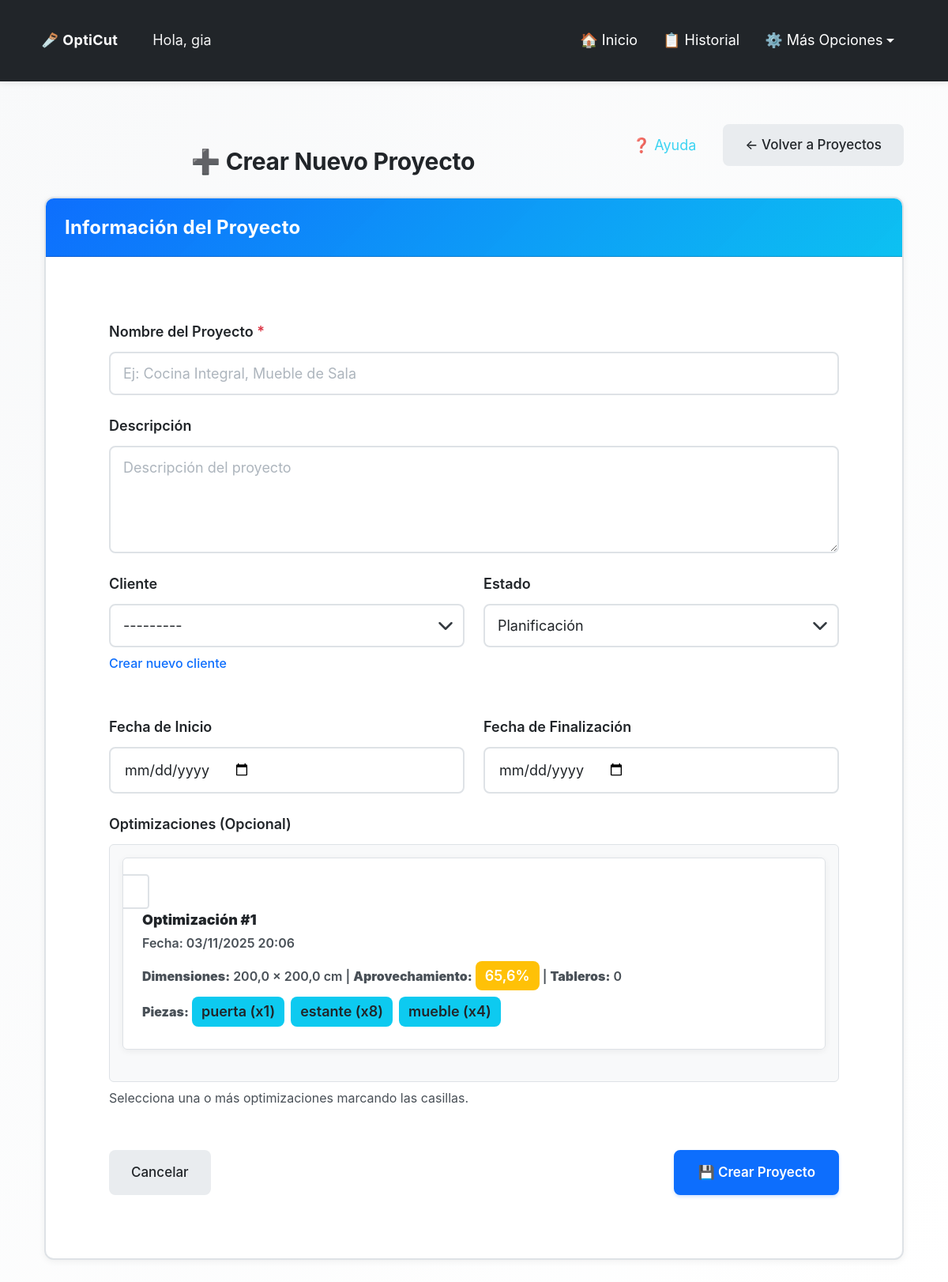
The app's page /opticut/proyectos/crear/ (signed in) with its own data.
### opticut/models.py (models this page shows, shortened)
class Optimizacion(models.Model):
    UNIDADES_CHOICES = [
        ('cm', 'Centímetros (cm)'),
        ('m', 'Metros (m)'),
        ('in', 'Pulgadas (in)'),
        ('ft', 'Pies (ft)'),
    ]
    usuario = models.ForeignKey(User, on_delete=models.CASCADE)
    fecha = models.DateTimeField(auto_now_add=True)
    ancho_tablero = models.FloatField()  # Siempre guardado en cm (permite decimales)
    alto_tablero = models.FloatField()  # Siempre guardado en cm (permite decimales)
    unidad_medida = models.CharField(max_length=2, choices=UNIDADES_CHOICES, default='cm',
                                     help_text="Unidad de medida usada por el usuario")
    piezas = models.TextField(help_text="Listado de piezas en formato ancho,alto,cantidad")
    imagen = models.ImageField(upload_to='optimizaciones/', null=True, blank=True)
    pdf = models.FileField(upload_to='pdfs/', null=True, blank=True)
    aprovechamiento_total = models.FloatField(default=0)
    favorito = models.BooleanField(default=False)
    permitir_rotacion = models.BooleanField(default=True, help_text="Permitir rotación automática de piezas 90°")
    margen_corte = models.FloatField(default=0.3, help_text="Margen de corte (kerf) en cm (guardado internamente). El valor se ingresa en mm.")
    material = models.ForeignKey(
        Material,
        on_delete=models.SET_NULL,
        null=True,
        blank=True,
        help_text="Material/tablero utilizado (opcional)"
    )
    precio_tablero = models.DecimalField(
        max_digits=10,
        decimal_places=2,
        null=True,
        blank=True,
        help_text="Precio por tablero usado en esta optimización"
    )
    mano_obra = models.DecimalField(
        max_digits=10,
        decimal_places=2,
        default=Decimal('0.00'),
        help_text="Costo de mano de obra (opcional)"
    )
    num_tableros = models.IntegerField(
        default=0,
        help_text="Número de tableros utilizados (calculado automáticamente)"
    )
    cliente = models.ForeignKey(
        'Cliente',
        on_delete=models.SET_NULL,
        null=True,
        blank=True,
        help_text="Cliente asociado a esta optimización (opcional)"
    )
    proyecto = models.ForeignKey(
        'Proyecto',
        on_delete=models.SET_NULL,
        null=True,
        blank=True,
        help_text="Proyecto al que pertenece esta optimización (opcional)"
    )

### opticut/views.py (the view)
# urls.py: path('proyectos/crear/', views.crear_proyecto, name='crear_proyecto'),
@login_required
@requiere_permiso('puede_crear_proyectos')
def crear_proyecto(request):
    if request.method == "POST":
        form = ProyectoForm(request.POST, user=request.user)
        if form.is_valid():
            proyecto = form.save(commit=False)
            proyecto.usuario = request.user
            proyecto.save()
            optimizaciones_seleccionadas = form.cleaned_data.get('optimizaciones', [])
            if optimizaciones_seleccionadas:
                optimizaciones_ids = [opt.pk for opt in optimizaciones_seleccionadas]
                optimizaciones_validas = Optimizacion.objects.filter(
                    pk__in=optimizaciones_ids,
                    usuario=request.user
                )
                optimizaciones_validas.update(proyecto=proyecto)
                num_optimizaciones = optimizaciones_validas.count()
                mensaje_proyecto = f'Se ha creado el proyecto "{proyecto.nombre}" exitosamente con {num_optimizaciones} optimización(es) asociada(s).'
            else:
                mensaje_proyecto = f'Se ha creado el proyecto "{proyecto.nombre}" exitosamente.'
            enviar_notificacion(
                request,
                'proyecto_creado',
                'Proyecto Creado',
                mensaje_proyecto,
                {'proyecto_id': proyecto.id, 'nombre': proyecto.nombre}
            )
            return redirect('opticut:detalle_proyecto', pk=proyecto.pk)
    else:
        form = ProyectoForm(user=request.user)
    optimizaciones_info = []
    optimizaciones_seleccionadas_ids = []
    if form.fields['optimizaciones'].queryset:
        todas_optimizaciones = Optimizacion.objects.filter(usuario=request.user).order_by('-fecha')
        total_optimizaciones = todas_optimizaciones.count()
        for opt in form.fields['optimizaciones'].queryset:
            numero_lista = opt.pk
            for idx, optimizacion_lista in enumerate(todas_optimizaciones, start=1):
                if optimizacion_lista.id == opt.id:
                    numero_lista = total_optimizaciones - idx + 1
                    break
            nombres_piezas = []
            if opt.piezas:
                for linea in opt.piezas.splitlines():
                    if linea.strip():
                        partes = linea.split(',')
                        if len(partes) == 4:  # Formato con nombre: nombre,ancho,alto,cantidad
                            nombre = partes[0].strip()
                            cantidad = int(partes[3].strip())
                            nombres_piezas.append(f"{nombre} (x{cantidad})")
                        elif len(partes) == 3:  # Formato sin nombre: ancho,alto,cantidad
                            cantidad = int(partes[2].strip())
                            nombres_piezas.append(f"Pieza (x{cantidad})")
            optimizaciones_info.append({
                'optimizacion': opt,
                'numero_lista': numero_lista,
                'seleccionada': opt.pk in optimizaciones_seleccionadas_ids,
                'nombres_piezas': nombres_piezas[:5],  # Máximo 5 piezas para no hacer muy largo
                'total_piezas': len(nombres_piezas),
            })
    return render(request, 'opticut/crear_proyecto.html', {
        'form': form,
        'optimizaciones_info': optimizaciones_info,
    })

### opticut/templates/opticut/crear_proyecto.html (shortened to what this page needs)
{% extends 'opticut/base.html' %}
{% load static %}
{% block extra_css %}
<link rel="stylesheet" href="{% static 'opticut/css/index.css' %}">
{% endblock %}
{% block content %}
<div class="container mt-4">
  <div class="d-flex justify-content-between align-items-center mb-4">
    <h2 class="text-center mb-0 flex-grow-1">➕ Crear Nuevo Proyecto</h2>
    <div class="d-flex gap-2 align-items-center">
      <button type="button" class="btn btn-sm btn-outline-info btn-ayuda-seccion"
              onclick="iniciarTutorialSeccion('crear_proyecto')"
              title="Ayuda sobre crear proyecto">
        ❓ Ayuda
      </button>
      <a href="{% url 'opticut:lista_proyectos' %}" class="btn btn-secondary">
        ← Volver a Proyectos
      </a>
    </div>
  </div>
  <div class="card fade-in">
    <div class="card-header bg-primary text-white">
      <h4 class="mb-0">Información del Proyecto</h4>
    </div>
    <div class="card-body">
      <form method="post">
        <div class="row mb-3">
          <div class="col-md-12">
            <label for="{{ form.nombre.id_for_label }}" class="form-label">
              {{ form.nombre.label }} <span class="text-danger">*</span>
            </label>
            {{ form.nombre }}
          </div>
        </div>
        <div class="row mb-3">
          <div class="col-md-12">
            <label for="{{ form.descripcion.id_for_label }}" class="form-label">
              {{ form.descripcion.label }}
            </label>
            {{ form.descripcion }}
          </div>
        </div>
        <div class="row mb-3">
          <div class="col-md-6">
            <label for="{{ form.cliente.id_for_label }}" class="form-label">
              {{ form.cliente.label }}
            </label>
            {{ form.cliente }}
            <small class="form-text text-muted">
              <a href="{% url 'opticut:crear_cliente' %}" target="_blank">Crear nuevo cliente</a>
            </small>
          </div>
          <div class="col-md-6">
            <label for="{{ form.estado.id_for_label }}" class="form-label">
              {{ form.estado.label }}
            </label>
            {{ form.estado }}
          </div>
        </div>
        <div class="row mb-3">
          <div class="col-md-6">
            <label for="{{ form.fecha_inicio.id_for_label }}" class="form-label">
              {{ form.fecha_inicio.label }}
            </label>
            {{ form.fecha_inicio }}
          </div>
          <div class="col-md-6">
            <label for="{{ form.fecha_fin.id_for_label }}" class="form-label">
              {{ form.fecha_fin.label }}
            </label>
            {{ form.fecha_fin }}
          </div>
        </div>
        <div class="row mb-3">
          <div class="col-md-12">
            <label for="{{ form.optimizaciones.id_for_label }}" class="form-label">
              {{ form.optimizaciones.label }}
            </label>
            <div class="border rounded p-3 optimizaciones-container">
              {% if optimizaciones_info %}
                {% for item in optimizaciones_info %}
                  <div class="form-check mb-3 p-3 border rounded optimizacion-card">
                    <input class="form-check-input" type="checkbox" name="optimizaciones" value="{{ item.optimizacion.pk }}" id="opt_{{ item.optimizacion.pk }}"
                           {% if item.seleccionada %}checked{% endif %}>
                    <label class="form-check-label ms-2 w-100 label-clickable" for="opt_{{ item.optimizacion.pk }}">
                      <div class="d-flex justify-content-between align-items-start">
                        <div>
                          <strong>Optimización #{{ item.numero_lista }}</strong>
                          <br><small class="text-muted">
                            Fecha: {{ item.optimizacion.fecha|date:"d/m/Y H:i" }}
                          </small>
                        </div>
                      </div>
                      <div class="mt-2">
                        <small class="text-muted">
                          <strong>Dimensiones:</strong> {{ item.optimizacion.ancho_tablero }} × {{ item.optimizacion.alto_tablero }} cm |
                          <strong>Aprovechamiento:</strong> <span class="badge bg-{% if item.optimizacion.aprovechamiento_total >= 80 %}success{% elif item.optimizacion.aprovechamiento_total >= 60 %}warning{% else %}danger{% endif %}">{{ item.optimizacion.aprovechamiento_total|floatformat:1 }}%</span> |
                          <strong>Tableros:</strong> {{ item.optimizacion.num_tableros|default:"0" }}
                        </small>
                      </div>
                      {% if item.nombres_piezas %}
                      <div class="mt-2">
                        <small class="text-muted">
                          <strong>Piezas:</strong>
                          {% for nombre_pieza in item.nombres_piezas %}
                            <span class="badge bg-info text-dark me-1">{{ nombre_pieza }}</span>
                          {% endfor %}
                        </small>
                      </div>
                      {% endif %}
                    </label>
                  </div>
                {% endfor %}
              {% else %}
                <div class="alert alert-info mb-0">
                  <small>No hay optimizaciones disponibles sin proyecto asignado. Puedes crear optimizaciones y luego agregarlas al proyecto desde el detalle del proyecto.</small>
                </div>
              {% endif %}
            </div>
            <small class="form-text text-muted">
              Selecciona una o más optimizaciones marcando las casillas.
            </small>
          </div>
        </div>
        <div class="d-flex justify-content-between">
          <a href="{% url 'opticut:lista_proyectos' %}" class="btn btn-secondary">Cancelar</a>
          <button type="submit" class="btn btn-primary">💾 Crear Proyecto</button>
        </div>
      </form>
    </div>
  </div>
</div>
{% endblock %}

### opticut/templates/opticut/base.html (shortened to what this page needs)
{% load static %}
<!DOCTYPE html>
<html lang="es" data-theme="light">
<head>
    <link href="https://cdn.jsdelivr.net/npm/bootstrap@5.3.0/dist/css/bootstrap.min.css" rel="stylesheet">
    <link rel="stylesheet" href="https://cdn.jsdelivr.net/npm/intro.js@7.2.0/minified/introjs.min.css">
    <link rel="stylesheet" href="{% static 'opticut/css/main.css' %}">
    <link rel="stylesheet" href="{% static 'opticut/css/accessibility.css' %}">
    {% block extra_css %}{% endblock %}
</head>
<body {% if user.is_authenticated and user.perfil %}data-session-timeout="{{ user.perfil.get_timeout_segundos_str }}" data-perfil-theme="{% if user.perfil.tema_preferido != 'auto' %}{{ user.perfil.tema_preferido }}{% else %}auto{% endif %}" data-font-size="{{ user.perfil.tamanio_fuente }}" data-perfil-unidad="{{ user.perfil.unidad_medida_predeterminada }}" data-perfil-algoritmo="{{ user.perfil.algoritmo_predeterminado }}" data-perfil-rotacion="{{ user.perfil.rotacion_automatica_predeterminada|yesno:'1,0' }}"{% endif %}>
    <nav class="navbar navbar-expand-lg navbar-custom">
        <div class="container-fluid">
            <div class="d-flex align-items-center">
                <a class="navbar-brand me-3" href="{% url 'opticut:index' %}">
                    🪚 OptiCut
                </a>
                {% if user.is_authenticated %}
                    <span class="navbar-greeting">Hola, {{ user.username }}</span>
                {% endif %}
            </div>
            <div class="collapse navbar-collapse" id="navbarNav">
                <div class="navbar-nav ms-auto d-flex align-items-center">
                    {% if user.is_authenticated %}
                        {% if user.is_superuser or user.perfil and user.perfil.rol == 'admin' %}
                            <a class="nav-link" href="{% url 'opticut:index' %}" title="Ir a la página principal del optimizador">🏠 Inicio</a>
                            <a class="nav-link" href="{% url 'usuarios:admin_dashboard' %}" title="Ir al panel de administración de usuarios">🛡️ Admin Dashboard</a>
                        {% else %}
                            <a class="nav-link" href="{% url 'opticut:index' %}" title="Ir a la página principal del optimizador">🏠 Inicio</a>
                            <a class="nav-link" href="{% url 'opticut:historial' %}" title="Ver historial de optimizaciones">📋 Historial</a>
                        {% endif %}
                        <div class="dropdown">
                            <a class="nav-link dropdown-toggle" href="#" id="navbarDropdown" role="button" data-bs-toggle="dropdown" aria-expanded="false">
                                ⚙️ Más Opciones
                            </a>
                        </div>
                    {% else %}
                        {% block show_auth_buttons %}
                        <a href="{% url 'usuarios:login' %}" class="btn btn-outline-primary btn-sm me-2">🔑 Iniciar sesión</a>
                        <a href="{% url 'usuarios:registro' %}" class="btn btn-outline-success btn-sm">📝 Registrarse</a>
                        {% endblock %}
                    {% endif %}
                </div>
            </div>
        </div>
    </nav>
    <div class="container">
        {% block content %}
        {% endblock %}
    </div>
</body>
</html>

### records on screen
Optimizacion: numero_lista "1", optimizacion.fecha "03/11/2025 20:06", optimizacion.ancho_tablero "200,0", optimizacion.alto_tablero "200,0", optimizacion.aprovechamiento_total "65,6", optimizacion.num_tableros "0", nombres_piezas "puerta (x1)" "estante (x8)" "mueble (x4)"

### other values on screen
{{ user.username }} "gia"
